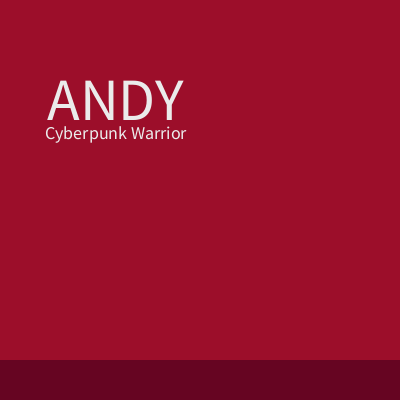
Frame 1 (no input)
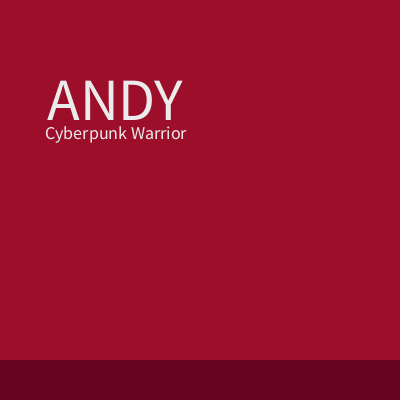
Frame 60 (the mouse pressed at the canvas centre just before this capture)
Frame 120 (the mouse held since frame 60 and released just before this capture): identical to frame 60, image omitted

The Processing sketch that drew these frames (run headless with seeded random() and noise(); from frame 60 on, the mouse is pressed at the canvas centre):

// Processing sketch: ANDYgame1_0
// ── ANDYgame1_0.pde
//December 4th, 2023
//Programming for Game Designers (GAME12805)
//Prof. Kit Barry
//"ANDY" 
//By: Alynah Angeles

//Set classes to a variable
mainMenu m;
//gameMap n;
//andy a;
//enemy e;
//bullet b;

//State booleans
boolean gameStarted = false;

void setup() {
  size(400,400);
  ellipseMode(CENTER);
}

void draw() {
  background(156, 14, 42);
  //stating classes
  m = new mainMenu();
  //n = new gameMap();
  //a = andy();
  //e = new enemy();
  //b = new bullet();
  
  //Draw these functions from these classes
  m.display();
}

// ── andy.pde
class andy {
  void drawAndy() {
    
  }
  void moveAndy() {
    
  }
  void andyShoot() {
    
  }
}

// ── enemy.pde
class enemy {
  void drawEnemy() {
    
  }
  void spawnEnemy() {
    
  }
  void enemyShoot() {
  
  }
  void enemyDeath() {
    
  }
  
}

// ── mainMenu.pde
class mainMenu {
  void display() {
  //Set background colour
  noStroke();
  rectMode(CORNER);
  
  //Write ANDY on top left
  fill(235);
  textSize(60);
  text("ANDY", 47, 120);
  textSize(18);
  
  //Write Cyberpunk Warrior as a subtext
  text("Cyberpunk Warrior", 45, 139);
  
  //Draw platform on background
  fill(102, 5, 34);
  rect(0, 360, 400, 40);
  
  //Draw Andy
  }
}
